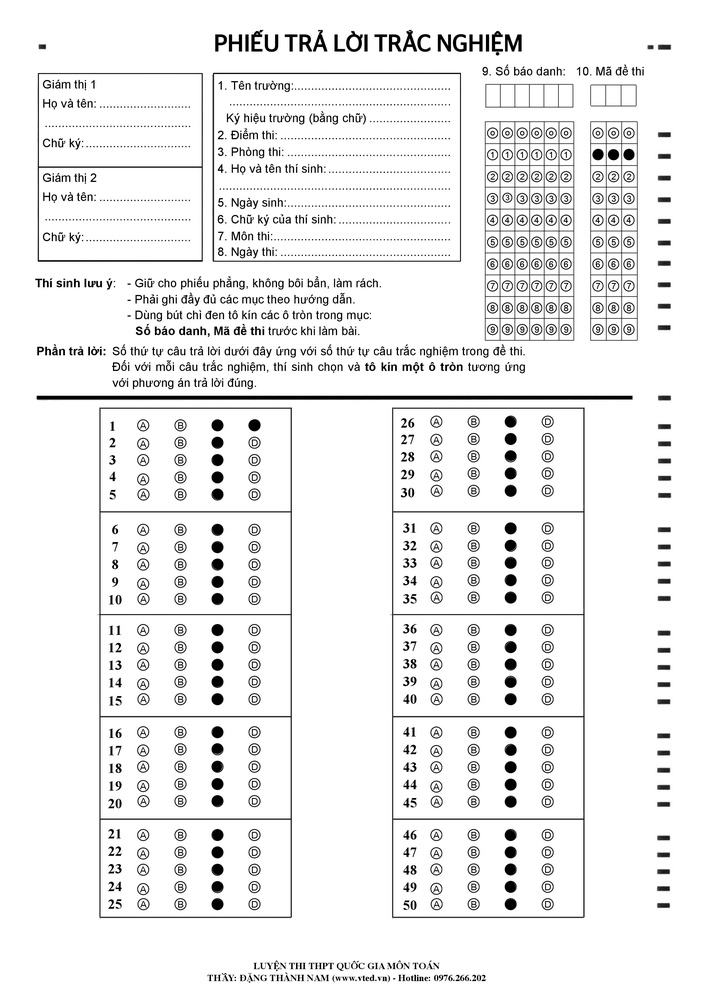
#> input picture SV4_loi_cau_1.jpg, 706 x 999 px, shrunk from 2480 x 3509 before the run
$ python test_chose.py   (older library calls are emulated)
#> lines starting #> are read from the running program, lines starting #| are printed output that depends on the picture; after the words box and inside, x2 and y2 are one past the last pixel; in counts of white or black regions, pixels touching at a corner belong together
from imutils.perspective import four_point_transform
from imutils import contours
import numpy as np
import argparse
import imutils
import cv2
import datetime
import json
import urllib.request
# import matlab
from matplotlib import pyplot as plt
KEY_MAP = {0: "A", 1:"B", 2:"C", 3:"D"}
KEY_SO = {}

# [9 lines left out: function url_to_image, not called in this run]


def auto_mark(input_image=""):
	# load the image, convert it to grayscale, blur it
	# slightly, then find edges

#> called with input_image = 'SV4_loi_cau_1.jpg'
	if input_image.startswith("http"):
		paper = url_to_image(input_image)
	else:
		paper =cv2.imread(input_image)
#> paper is the input picture: shape (999, 706, 3); min 0, max 255, mean 238.1
	# paper = cv2.imread(input_image)
	warped = cv2.cvtColor(paper, cv2.COLOR_BGR2GRAY)
	# apply Otsu's thresholding method to binarize the warped
	# piece of paper

	height, width, channels = paper.shape
#> height = 999; width = 706; channels = 3
	# print(height)
	thresh = cv2.threshold(warped, 0, 255,
		cv2.THRESH_BINARY_INV | cv2.THRESH_OTSU)[1]
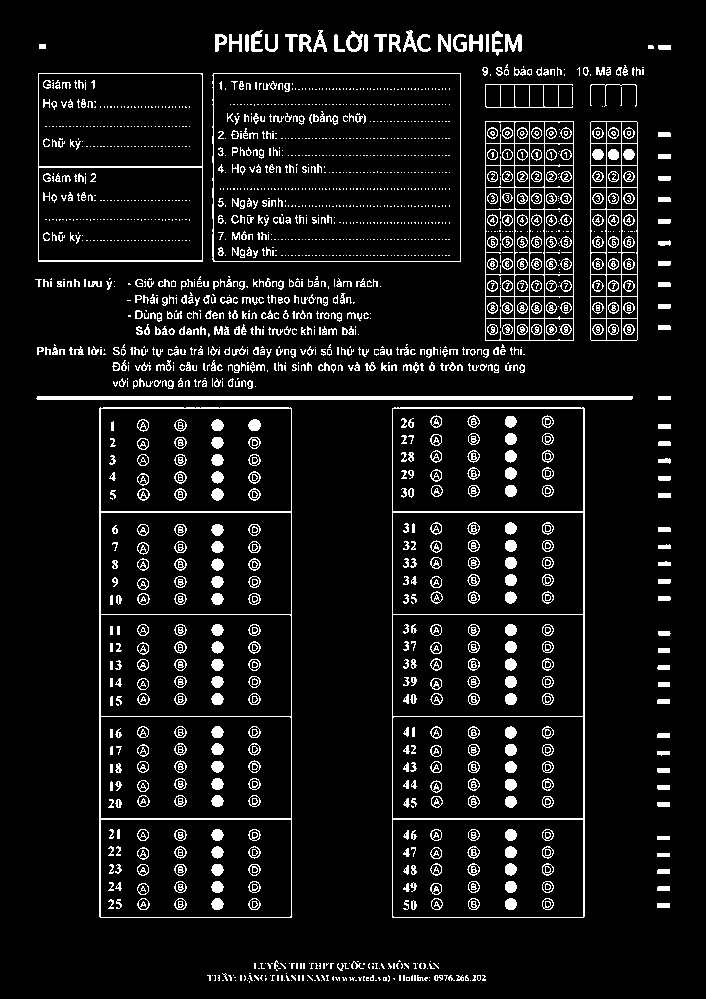
#> thresh: shape (999, 706); 8% white in thin lines or dots, all inside (x1, y1, x2, y2) = (35, 30, 671, 983)
	plt.imshow(thresh)
	plt.xticks([]), plt.yticks([])
	plt.show()
	# find contours in the thresholded image, then initialize
	# the list of contours that correspond to questions
	cnts = cv2.findContours(thresh.copy(), cv2.RETR_EXTERNAL,
		cv2.CHAIN_APPROX_SIMPLE)
#> cnts = 559 contours, 390 with area under 20; largest, box (x1, y1, x2, y2) and area: (392, 407, 585, 918) 97914, (99, 407, 292, 918) 97910, (212, 73, 461, 262) 46517, (38, 73, 203, 262) 30832, (485, 121, 574, 341) 19272
	cnts = cnts[0] if imutils.is_cv2() else cnts[1]
	questionCnts = []

	# cnts = contours.sort_contours(cnts,
	# 	method="top-to-bottom")[0]
	cnts = sorted(cnts, key=lambda ctr: cv2.boundingRect(ctr)[0] + cv2.boundingRect(ctr)[1] * paper.shape[1] )

	#use cv2 to get target(MASV. MADE, CAUTRALOI)

	target = []
	# print(len(cnts))
	for cnx in cnts:
		(x, y, w, h) = cv2.boundingRect(cnx)
		ar = h / float(w)
		color = (0, 255, 0)
		k = 0
		if h > height/3:
			# print(str(x) + " " +str(y) +" "+str(w)+" "+str(h)+" "+str(ar))
			cv2.drawContours(paper, [cnx], -1, color, 3)
			target.append(cnx)
#> this loop made 559 passes
#> (x, y, w, h, ar) on passes 1 to 3: (251, 30, 12, 22, 1.83), (313, 30, 14, 22, 1.57), (403, 30, 14, 22, 1.57)
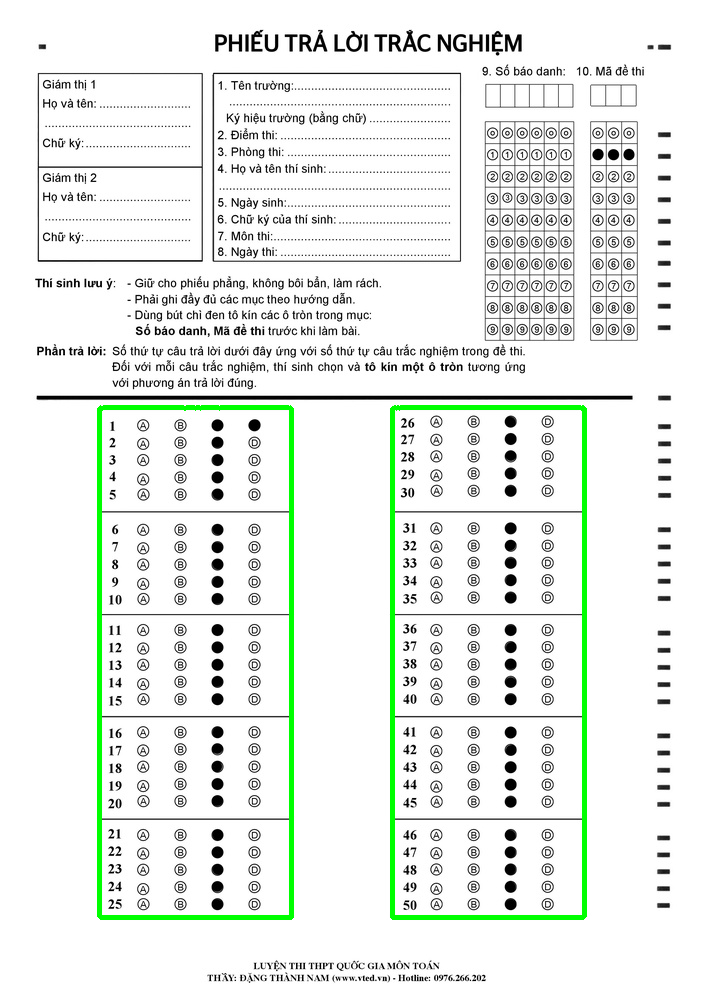
#> paper: shape (999, 706, 3); 1.98% of pixels changed, all inside (x1, y1, x2, y2) = (97, 405, 587, 920)
#> after the loop, target = 2 contours; box (x1, y1, x2, y2) and area: (392, 407, 585, 918) 97914, (99, 407, 292, 918) 97910
	plt.imshow(paper,'gray')
	plt.xticks([]), plt.yticks([])
	plt.show()
	dict_count= {}
	list_count= []
	output = {}
	output1 = {}
	p = 0
	for tar in target:
		color = (255, 255, 0)
		# cv2.drawContours(paper, [tar], -1, color, 3)
		peri4 = cv2.arcLength(tar, True)
		approx4 = cv2.approxPolyDP(tar, 0.02 * peri4, True)
		# print (approx4)
		output = {}
		(x, y, w4, h4) = cv2.boundingRect(tar)
		# print(str(x) + " " +str(y) +" "+str(w4)+" "+str(h4))
		width_one = round(w4/ 8.5)
		paper4 = four_point_transform(paper, approx4.reshape(4, 2))

		warped4 = cv2.cvtColor(paper4, cv2.COLOR_BGR2GRAY)
		thresh4 = cv2.threshold(warped4, 0, 255,
		cv2.THRESH_BINARY_INV | cv2.THRESH_OTSU)[1]
		plt.imshow(thresh4,'gray')
		plt.xticks([]), plt.yticks([])
		plt.show()

		# find contours in the thresholded image, then initialize
		# the list of contours that correspond to questions
		cnts4 = cv2.findContours(thresh4.copy(), cv2.RETR_LIST,
			cv2.CHAIN_APPROX_SIMPLE)

		cnts4 = cnts4[0] if imutils.is_cv2() else cnts4[1]
		questionCnts4 = []
		tbwone = width_one//2
		for cn in cnts4:
			(x, y, w, h) = cv2.boundingRect(cn)
			ar = w / float(h)
			if w >= tbwone and h >= tbwone and ar >= 0.8 and ar <= 1.2 :
				color = (0, 0, 255)
				# print(str(x) + " " +str(y) +" "+str(w)+" "+str(h)+" "+str(ar))
				cv2.drawContours(paper4, [cn], -1, color, 1)
				questionCnts4.append(cn)
		questionCnts4 = contours.sort_contours(questionCnts4,method="top-to-bottom")[0]
		plt.imshow(paper4,'gray')
		plt.xticks([]), plt.yticks([])
		plt.show()
		for (q, i) in enumerate(np.arange(0, len(questionCnts4), 4)):
			cnts = contours.sort_contours(questionCnts4[i:i + 4])[0]
			bubbled = None
			# questiondetail = []
			list_count= []
			# loop over the sorted contours
			for (j, c) in enumerate(cnts):
				# construct a mask that reveals only the current
				# "bubble" for the question
				mask = np.zeros(thresh4.shape, dtype="uint8")
				cv2.drawContours(mask, [c], -1, 255, -1)

				mask = cv2.bitwise_and(thresh4, thresh4, mask=mask)
				total = cv2.countNonZero(mask)

				if (bubbled is None ):
					bubbled = (total, j)
				elif (bubbled[0] > 120 and total > 120):
					bubbled = (1,j)
				elif (total > bubbled[0]):
					bubbled = (total, j)
				dict_count[total] = j
				list_count.append(total)
			list_count.sort(reverse=True)
			if list_count[0] < list_count[1] * 1.25:
				p = p + 1
				result = {
					p : 0
				}

				output.update(result)
			else:
				color = (0, 255, 0)
				cv2.drawContours(paper4, [cnts4[k]], -1, color, 3)
				p= p+1
				result = {
					p : KEY_MAP[dict_count[list_count[0]]]
				}
				output.update(result)

		output1.update(output)
#> this loop made 2 passes
#> (peri4, approx4, w4, h4, width_one) on passes 1 to 2: (1407.2, [[100, 407], [99, 916], [291, 917], [291, 408]], 193, 511, 23), (1404.7, [[394, 407], [392, 917], [583, 917], [584, 408]], 193, 511, 23)
#> pass 1, in auto_mark, `plt.show()`:
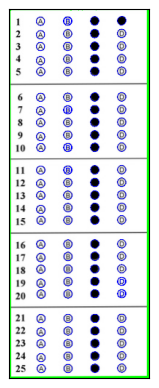
#> figure drawn by matplotlib, 1 panel; B, G, R data is drawn as R, G, B
#> after the loop:
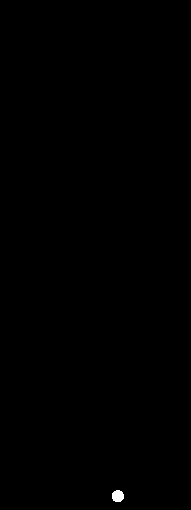
#> mask: shape (510, 191); 0.12% white; 1 white region, box (x1, y1, x2, y2) and area: (112, 490, 124, 502) 118
#> after the loop:
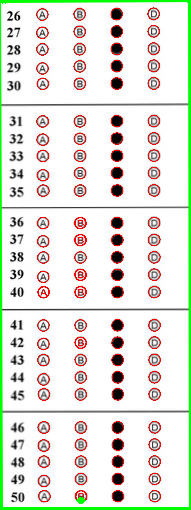
#> paper4: shape (510, 191, 3); mean B, G, R 219.1, 228, 228.4
#> after the loop:
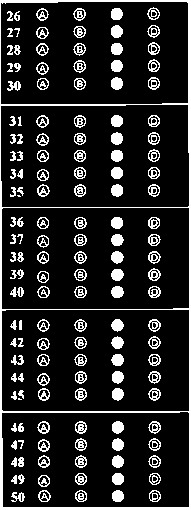
#> thresh4: shape (510, 191); 15.3% white; 150 white regions (2 under 20 px), largest, box (x1, y1, x2, y2) and area: (0, 0, 191, 510) 4177, (111, 77, 123, 90) 125, (111, 25, 123, 38) 124
#> after the loop:
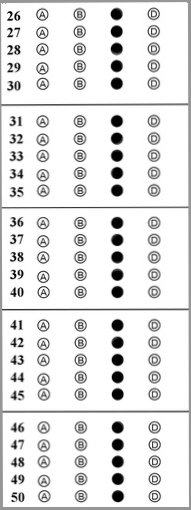
#> warped4: shape (510, 191); min 0, max 255, mean 228.6
#> after the loop, dict_count = 45 items; output1 = 54 items; p = 54

	return json.dumps(output1)

# [292 lines left out: functions auto_mark1, auto_mark2, not called in this run]

if __name__ == '__main__':
	# print(auto_mark2("SV4_loi_cau_1.jpg"))
	# print(auto_mark1("maudethi.jpg"))
	print(auto_mark("SV4_loi_cau_1.jpg"))

$ run again, with maudethi.jpg copied over SV4_loi_cau_1.jpg
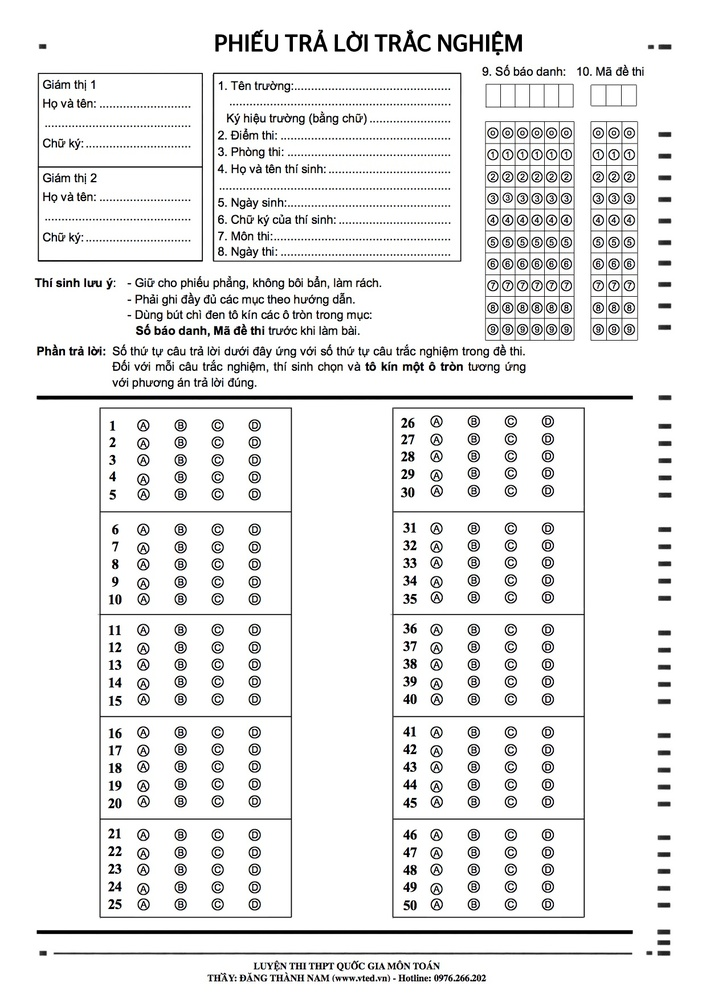
#> input picture maudethi.jpg, 706 x 999 px, shrunk from 1239 x 1754 before the run
#> in auto_mark, paper is the input picture: shape (999, 706, 3); mean B, G, R 235.9, 236, 236
#> in auto_mark, `thresh = cv2.threshold(warped, 0, 255, cv2.THRESH_BINARY_INV | cv2.THR..`:
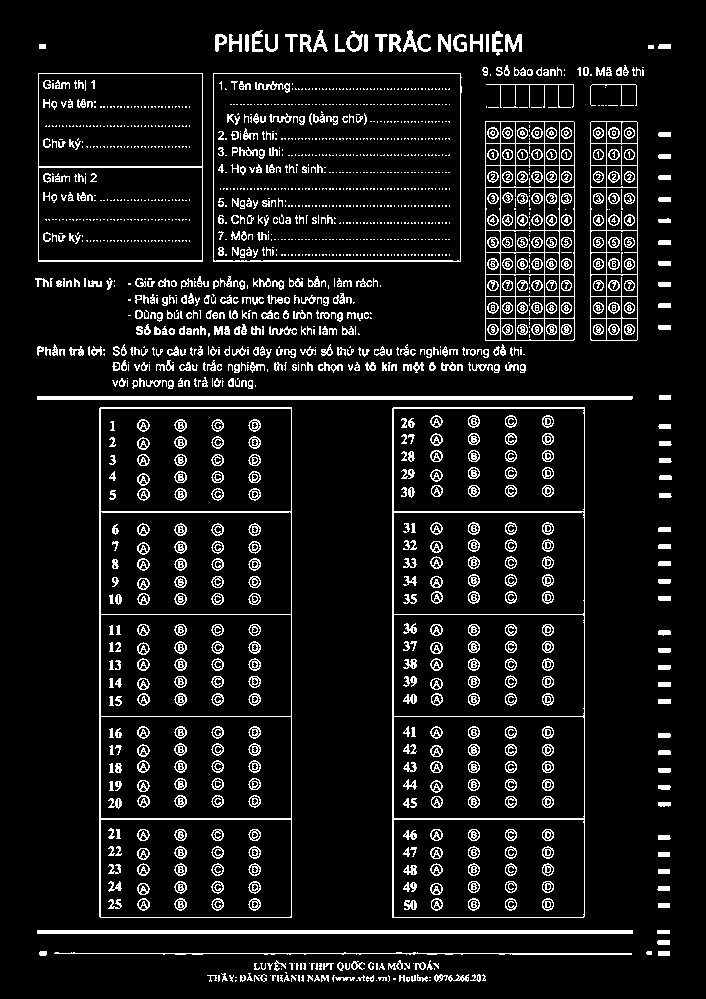
#> thresh: shape (999, 706); 9% white in thin lines or dots, all inside (x1, y1, x2, y2) = (35, 30, 672, 982)
#> in auto_mark, `cnts = cv2.findContours(thresh.copy(), cv2.RETR_EXTERNAL, cv2.CHAIN_AP..`: cnts = 452 contours, 251 with area under 20; largest, box (x1, y1, x2, y2) and area: (392, 407, 585, 918) 97919, (99, 407, 292, 918) 97919, (213, 73, 462, 262) 46444, (38, 73, 203, 262) 30832, (485, 121, 575, 341) 19490
#> in auto_mark, `cnts = sorted(cnts, key=lambda ctr: cv2.boundingRect(ctr)[0] + cv2.bou..`: cnts = 452 contours, 251 with area under 20; largest, box (x1, y1, x2, y2) and area: (99, 407, 292, 918) 97919, (392, 407, 585, 918) 97919, (213, 73, 462, 262) 46444, (38, 73, 203, 262) 30832, (485, 121, 575, 341) 19490
#> the loop in auto_mark, `for cnx in cnts:` made 452 passes
#> (x, y, w, h, ar) on passes 1 to 3: (252, 30, 11, 22, 2), (313, 30, 15, 22, 1.47), (403, 30, 14, 22, 1.57)
#> after the loop in auto_mark, `for cnx in cnts:`: target = 2 contours; box (x1, y1, x2, y2) and area: (99, 407, 292, 918) 97919, (392, 407, 585, 918) 97919
#> the loop in auto_mark, `for tar in target:` made 2 passes
#> (peri4, approx4, w4, h4, width_one) on passes 1 to 2: (1402.8, [[100, 407], [99, 916], [291, 917], [291, 407]], 193, 511, 23), (1402.8, [[393, 407], [392, 917], [583, 917], [584, 407]], 193, 511, 23)
#> after the loop in auto_mark, `for tar in target:`:
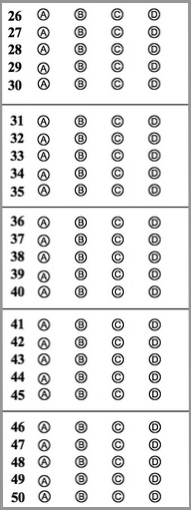
#> warped4: shape (510, 191); min 0, max 255, mean 228.2
#> after the loop in auto_mark, `for tar in target:`: dict_count = 35 items; output1 = 51 items; p = 51
